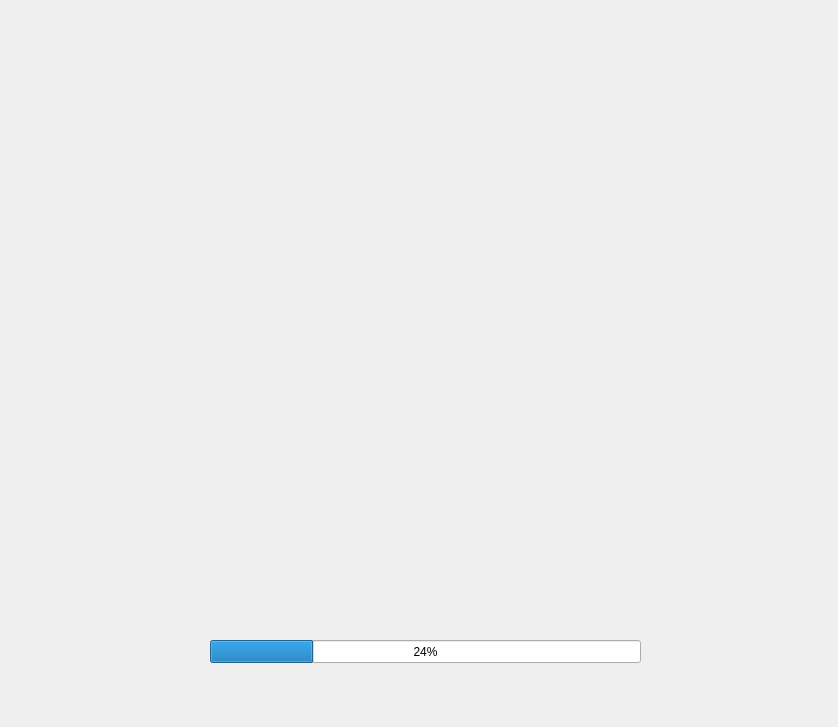
<?xml version="1.0" encoding="UTF-8"?>
<ui version="4.0">
 <class>Dialog</class>
 <widget class="QDialog" name="Dialog">
  <property name="geometry">
   <rect>
    <x>0</x>
    <y>0</y>
    <width>838</width>
    <height>727</height>
   </rect>
  </property>
  <property name="windowTitle">
   <string>Dialog</string>
  </property>
  <widget class="QProgressBar" name="progressBar">
   <property name="geometry">
    <rect>
     <x>210</x>
     <y>640</y>
     <width>431</width>
     <height>23</height>
    </rect>
   </property>
   <property name="value">
    <number>24</number>
   </property>
  </widget>
  <widget class="QLabel" name="label">
   <property name="geometry">
    <rect>
     <x>20</x>
     <y>20</y>
     <width>801</width>
     <height>591</height>
    </rect>
   </property>
   <property name="text">
    <string/>
   </property>
  </widget>
 </widget>
 <resources/>
 <connections/>
</ui>
